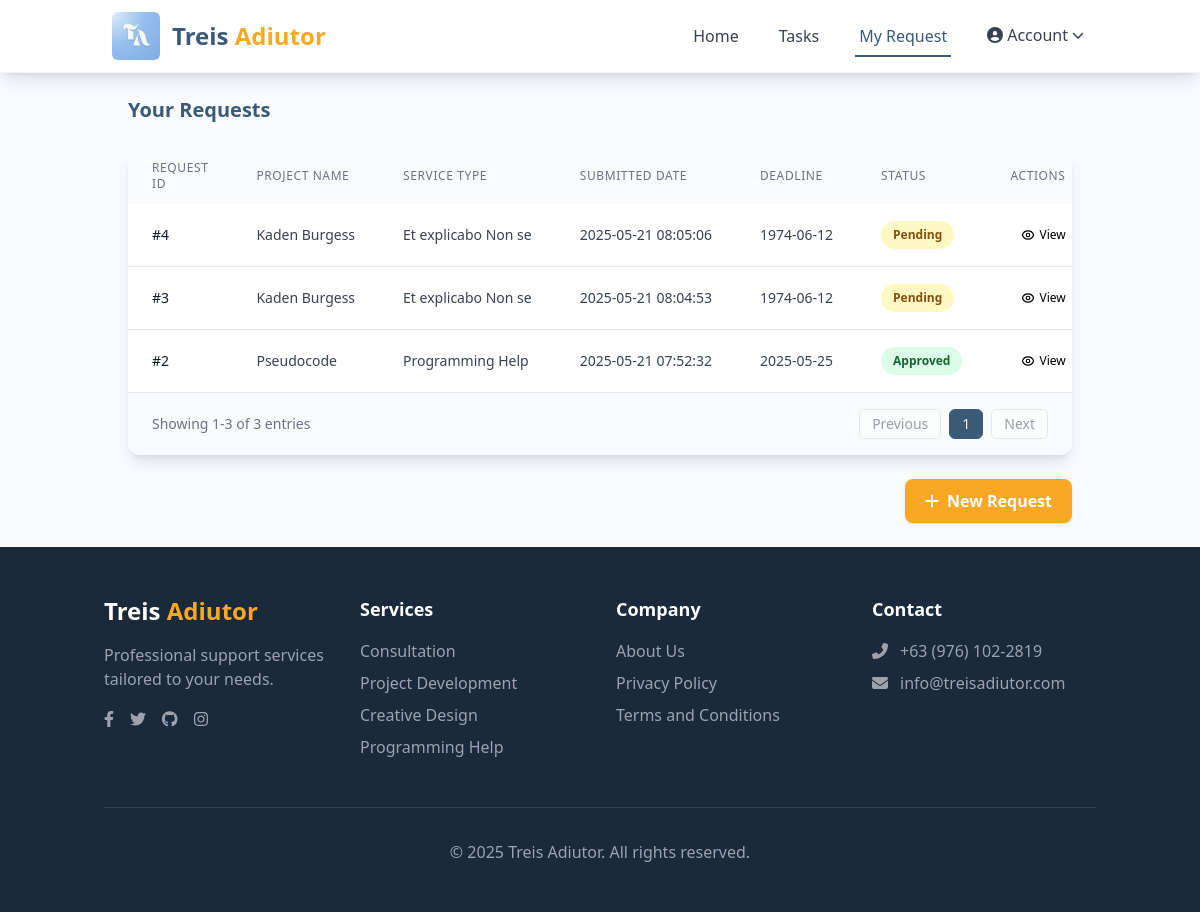
Screenshot of /client/requests.php (signed in) with the database file from the repository.
### tables this page shows
CREATE TABLE `forms` (
  `formID` int(11) NOT NULL,
  `userID` int(11) DEFAULT NULL,
  `contact_method` varchar(100) DEFAULT NULL,
  `contact_details` varchar(100) DEFAULT NULL,
  `service_type` varchar(100) DEFAULT NULL,
  `project_name` varchar(100) DEFAULT NULL,
  `request_description` text DEFAULT NULL,
  `deadline` date DEFAULT NULL,
  `expectations` text DEFAULT NULL,
  `additional_notes` text DEFAULT NULL,
  `submitted_at` timestamp NOT NULL DEFAULT current_timestamp(),
  `STATUS` enum('pending','approved') DEFAULT 'pending'
);

### client/requests.php (the view, shortened to what this page needs)
<?php
include '../includes/db.php';
$requestsPerPage = 5;
$requestPage = isset($_GET['request_page']) ? max(1, intval($_GET['request_page'])) : 1;
$requestOffset = ($requestPage - 1) * $requestsPerPage;
$userID = $_SESSION['user']['userID'];
$totalRequestsQuery = "SELECT COUNT(*) AS count FROM forms WHERE userID = ?";
$stmt = $conn->prepare($totalRequestsQuery);
$stmt->bind_param("i", $userID);
$stmt->execute();
$totalRequests = $stmt->get_result()->fetch_assoc()['count'];
$totalRequestPages = ceil($totalRequests / $requestsPerPage);
$requestsQuery = "
    SELECT
        formID,
        project_name,
        service_type,
        submitted_at,
        deadline,
        status,
        userID,
        contact_method,
        contact_details,
        request_description,
        expectations,
        additional_notes
    FROM forms
    WHERE userID = ?
    ORDER BY submitted_at DESC
    LIMIT ? OFFSET ?";
$stmt = $conn->prepare($requestsQuery);
$stmt->bind_param("iii", $userID, $requestsPerPage, $requestOffset);
$stmt->execute();
$requests = $stmt->get_result();
?>
<!DOCTYPE html>
<html lang="en">
<head>
    <script src="https://cdn.tailwindcss.com"></script>
</head>
<body class="bg-gray-50 min-h-screen flex flex-col">
    <?php include 'components/navbar.php'; ?>
    <section class="container mx-auto p-6 md:px-10 flex-grow pt-24">
        <h2 class="text-xl font-bold text-primary mb-6">Your Requests</h2>
        <div class="bg-white rounded-xl shadow-lg overflow-hidden">
            <div class="overflow-x-auto">
                <table class="w-full">
                    <thead>
                        <tr class="bg-gray-50 text-left">
                            <th class="px-6 py-3 text-xs font-medium text-gray-500 uppercase tracking-wider">Request ID</th>
                            <th class="px-6 py-3 text-xs font-medium text-gray-500 uppercase tracking-wider">Project Name</th>
                            <th class="px-6 py-3 text-xs font-medium text-gray-500 uppercase tracking-wider">Service Type</th>
                            <th class="px-6 py-3 text-xs font-medium text-gray-500 uppercase tracking-wider">Submitted Date</th>
                            <th class="px-6 py-3 text-xs font-medium text-gray-500 uppercase tracking-wider">Deadline</th>
                            <th class="px-6 py-3 text-xs font-medium text-gray-500 uppercase tracking-wider">Status</th>
                            <th class="px-6 py-3 text-xs font-medium text-gray-500 uppercase tracking-wider">Actions</th>
                        </tr>
                    </thead>
                    <tbody class="divide-y divide-gray-200">
                        <?php while ($row = $requests->fetch_assoc()): ?>
                        <tr class="hover:bg-gray-50 transition-colors">
                            <td class="px-6 py-4 whitespace-nowrap text-sm font-medium text-gray-900">#<?php echo $row['formID']; ?></td>
                            <td class="px-6 py-4 whitespace-nowrap text-sm text-gray-700"><?php echo $row['project_name']; ?></td>
                            <td class="px-6 py-4 whitespace-nowrap text-sm text-gray-700"><?php echo $row['service_type']; ?></td>
                            <td class="px-6 py-4 whitespace-nowrap text-sm text-gray-700"><?php echo $row['submitted_at']; ?></td>
                            <td class="px-6 py-4 whitespace-nowrap text-sm text-gray-700"><?php echo $row['deadline'] ?? 'N/A'; ?></td>
                            <td class="px-6 py-4 whitespace-nowrap">
                                <span class="px-3 py-1 inline-flex text-xs leading-5 font-semibold rounded-full
                                    <?php
                                        $statusClass = 'bg-gray-100 text-gray-800';
                                        if ($row['status'] === 'pending') {
                                            $statusClass = 'bg-yellow-100 text-yellow-800';
                                        } elseif ($row['status'] === 'approved') {
                                            $statusClass = 'bg-green-100 text-green-800';
                                        } elseif ($row['status'] === 'completed') {
                                            $statusClass = 'bg-blue-100 text-blue-800';
                                        }
                                        echo $statusClass;
                                    ?>">
                                    <?php echo ucwords($row['status'] ?? 'unknown'); ?>
                                </span>
                            </td>
                            <td class="px-6 py-4 whitespace-nowrap text-sm flex gap-2">
                                <button
                                    onclick='openRequestModal(<?php echo htmlspecialchars(json_encode($row)); ?>, "view")'
                                    class="inline-flex items-center px-2.5 py-1.5 border border-transparent text-xs font-medium rounded text-accent-700 bg-accent-100 hover:bg-accent-200 focus:outline-none focus:ring-2 focus:ring-offset-2 focus:ring-accent-500 transition-all"
                                >
                                    View
                                </button>
                            </td>
                        </tr>
                        <?php endwhile; ?>
                    </tbody>
                </table>
            </div>
            <div class="px-6 py-4 bg-gray-50 border-t border-gray-200 flex flex-col sm:flex-row justify-between items-center gap-4">
                <p class="text-sm text-gray-500">
                    Showing <?php
                        $start = $requestOffset + 1;
                        $end = min($requestOffset + $requestsPerPage, $totalRequests);
                        echo "$start-$end of $totalRequests entries";
                    ?>
                </p>
                <div class="flex items-center space-x-2">
                    <a href="?request_page=<?php echo max(1, $requestPage-1); ?>" class="px-3 py-1 bg-white border border-gray-300 rounded-md text-sm text-gray-700 hover:bg-gray-50<?php if($requestPage==1) echo ' opacity-50 pointer-events-none'; ?>">Previous</a>
                    <?php for($i=1; $i<=$totalRequestPages; $i++): ?>
                        <a href="?request_page=<?php echo $i; ?>"
                           class="px-3 py-1 <?php echo $i==$requestPage ? 'bg-primary text-white border border-primary' : 'bg-white border border-gray-300 text-gray-700'; ?> rounded-md text-sm hover:bg-primary/90 <?php if($i==$requestPage) echo 'pointer-events-none'; ?>">
                            <?php echo $i; ?>
                        </a>
                    <?php endfor; ?>
                    <a href="?request_page=<?php echo min($totalRequestPages, $requestPage+1); ?>" class="px-3 py-1 bg-white border border-gray-300 rounded-md text-sm text-gray-700 hover:bg-gray-50<?php if($requestPage==$totalRequestPages) echo ' opacity-50 pointer-events-none'; ?>">Next</a>
                </div>
            </div>
        </div>
        <div class="mt-6 flex justify-end">
                <a href="../get-started.php" class="inline-flex items-center gap-2 bg-accent text-white px-5 py-2.5 rounded-lg shadow hover:bg-accent-dark transition-colors font-semibold text-base">
                    <i class="fa-solid fa-plus"></i> New Request
                </a>
            </div>
    </section>
    <?php include '../components/footer.php'; ?>
</body>
</html>

### rows the page displays
forms: formID "4", project_name "Kaden Burgess", service_type "Et explicabo Non se", submitted_at "2025-05-21 08:05:06", deadline "1974-06-12", STATUS "Pending"
forms: formID "3", project_name "Kaden Burgess", service_type "Et explicabo Non se", submitted_at "2025-05-21 08:04:53", deadline "1974-06-12", STATUS "Pending"
forms: formID "2", project_name "Pseudocode", service_type "Programming Help", submitted_at "2025-05-21 07:52:32", deadline "2025-05-25", STATUS "Approved"

### other values shown
$start "1"
$end "3"
$totalRequests "3"
